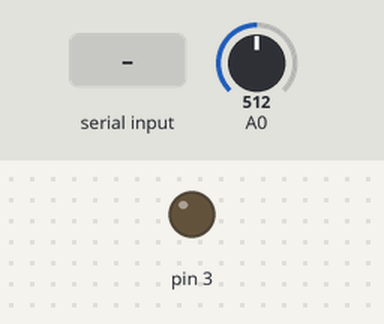
Recording of a sketch running on a simulated Arduino Uno, built with avr-gcc and run on an emulated ATmega328P. Shown: output pins drawn as LEDs (lit = HIGH). The test bench sets the inputs (shaded band); at power-on: A0 = 512. What the sketch prints to the serial monitor is not drawn.

Above: at 1.2 s.
1.3 s: "90,45\n" received over Serial
At 2.2 s:
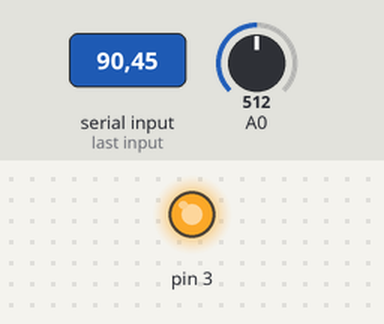
4.0 s: "30,150\n" received over Serial
At 5.8 s:
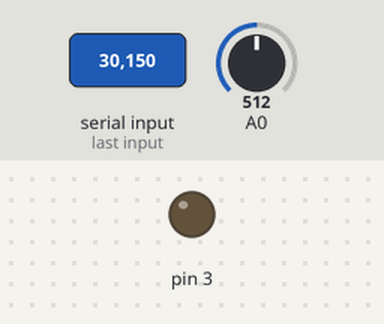
Timing chart, 0 to 7.3 s (numbered marks = the images above; inputs shaded):
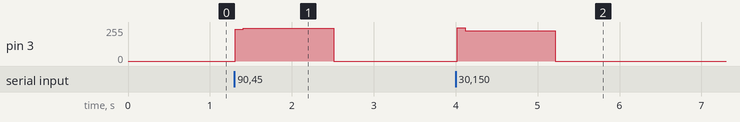

Measured:
- after the input at 1.3 s, pin 3: 0/255 → 238/255 at once, → 247/255 0.10 s later, → 0/255 1.1 s later
- after the input at 4.0 s, pin 3: 0/255 → 250/255 at once, → 226/255 0.10 s later, → 0/255 1.1 s later

The sketch:

labra1_4.ino
```cpp
float voltage = 0;
// the setup routine runs once when you press reset:
void setup() {
  // initialize serial communication at 9600 bits per second:
  Serial.begin(9600);
  pinMode(3, OUTPUT);
  pinMode(A0, INPUT);

}

// the loop routine runs over and over again forever:
void loop() {
  // read the input on analog pin 0:
  if(Serial.available() > 0){

  voltage = Serial.parseFloat();
}
  analogWrite(3,(voltage/5)*255);
  double sensorvalue = analogRead(A0);
  float voltage2 = sensorvalue * (5.0 / 1023.0);
  Serial.println(voltage2);


  // print out the value you read:

  delay(100);        // delay in between reads for stability
}
```
